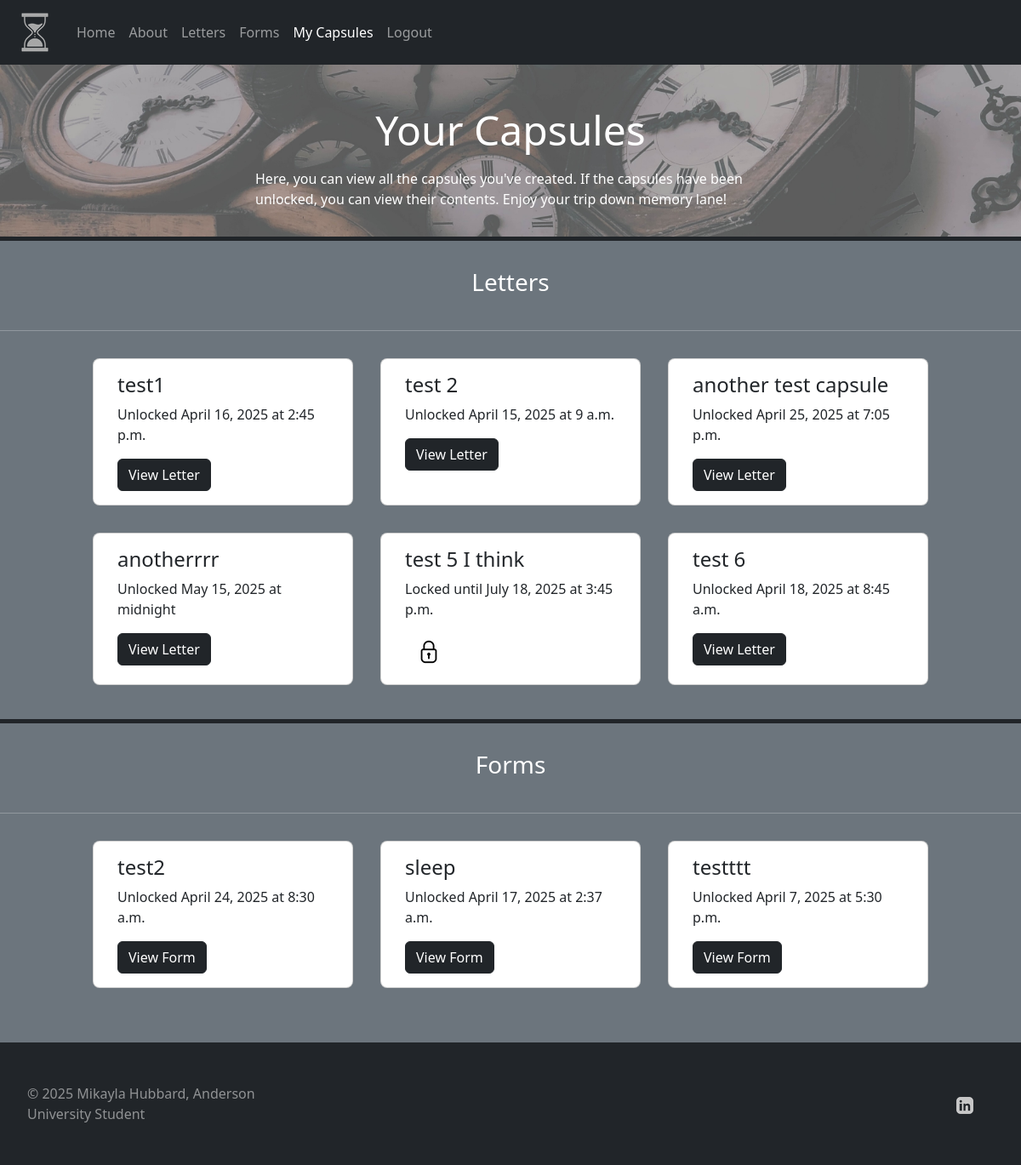
Before: /capsules/ (signed in) with the older database file.
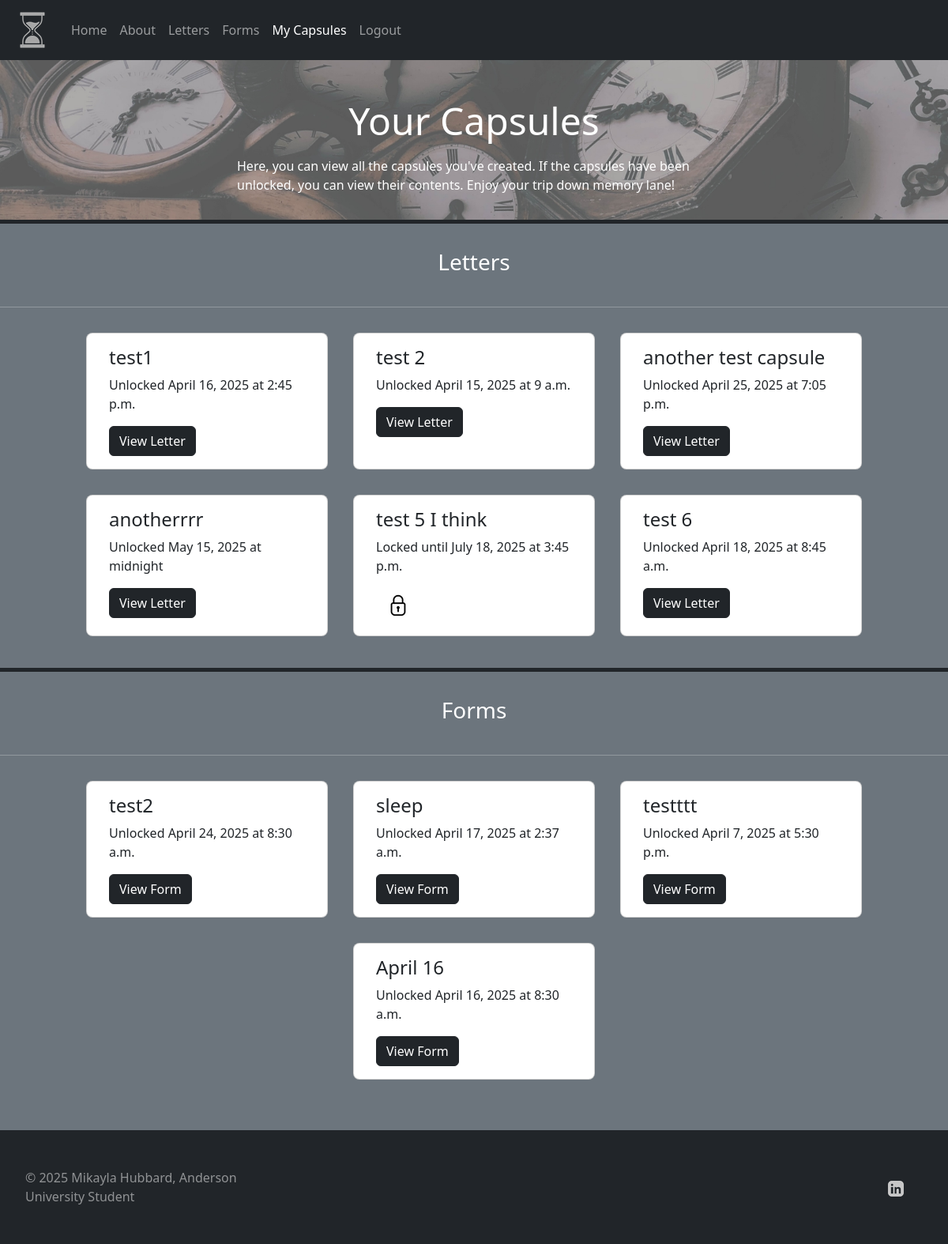
After: the same page with the newer database file.
### time_capsule/models.py (models this page shows, shortened)
class LetterCapsule(models.Model):
    user = models.ForeignKey(User, on_delete=models.CASCADE)
    capsule_name = models.CharField(max_length=255)
    content = models.CharField(max_length=5000)
    date = models.DateField()
    time = models.TimeField()
    locked = models.BooleanField(default=True)
    def checkIfLocked(self):
        currentDate = datetime.now().date()
        currentTime = datetime.now().time()
        if currentDate > self.date or (currentDate == self.date and currentTime > self.time):
            self.locked = False
        else:
            self.locked = True

class QuestionCapsule(models.Model):
    user = models.ForeignKey(User, on_delete=models.CASCADE)
    capsule_name = models.CharField(max_length=255)
    date = models.DateField(default=datetime.now)
    time = models.TimeField(default=datetime.now)
    year = models.CharField(max_length=1000, default="empty")
    weather = models.CharField(max_length=1000, default="empty")
    living = models.CharField(max_length=1000, default="empty")
    occupation = models.CharField(max_length=1000, default="empty")
    song = models.CharField(max_length=1000, default="empty")
    book = models.CharField(max_length=1000, default="empty")
    show = models.CharField(max_length=1000, default="empty")
    foods = models.CharField(max_length=1000, default="empty")
    dislikes = models.CharField(max_length=1000, default="empty")
    memory = models.CharField(max_length=1000, default="empty")
    goals = models.CharField(max_length=1000, default="empty")
    best = models.CharField(max_length=1000, default="empty")
    future = models.CharField(max_length=1000, default="empty")
    message = models.CharField(max_length=1000, default="empty")
    locked = models.BooleanField(default=True)
    def checkIfLocked(self):
        currentDate = datetime.now().date()
        currentTime = datetime.now().time()
        if currentDate > self.date or (currentDate == self.date and currentTime > self.time):
            self.locked = False
        else:
            self.locked = True

### time_capsule/views.py (the view)
# urls.py: path('capsules/', views.capsules, name='capsules'),
def capsules(request):
    current_user = request.user
    if current_user.is_authenticated:
        letters = LetterCapsule.objects.filter(user = current_user)
        forms = QuestionCapsule.objects.filter(user = current_user)
        for letter in letters:
            letter.checkIfLocked()
        for form in forms:
            form.checkIfLocked()
    else:
        letters = []
        forms = []
    context = {
        'user': current_user,
        'letters': letters,
        'forms': forms,
    }
    return render(request, 'capsules.html', context)

### time_capsule/templates/capsules.html (shortened to what the changed rows need)
<!DOCTYPE html>
<html lang="en">
  <head>
    <link
      href="https://cdn.jsdelivr.net/npm/bootstrap@5.3.3/dist/css/bootstrap.min.css"
      rel="stylesheet"
    />
    {% load static %}
    <link rel="stylesheet", type="text/css", href="{%static 'time_capsule/styles.css' %}">
    <link rel="stylesheet", href = "{%static 'time_capsule/custom.scss'%}">
  </head>
  <body class="bg-secondary text-white">
              {%load static%}
    <div>
      {% if user.is_authenticated %}
      {% load static %}
      <div class = "row justify-content-center border-bottom border-dark border-5 pb-4">
      {% for letter in letters %}
      {% if letter.locked %}
        <div class="col-3 card m-3 rounded-3">
            <div class="card-body">
              <h4 class="card-title">{{letter.capsule_name}}</h4>
              <p class="card-text">Locked until {{letter.date}} at {{letter.time}}</p>
              {% load static %}
              <a href="#" class="btn btn-bg-disabled"><img src="{% static 'time_capsule/lock.png'%}" alt="lock"></a>
      {% else %}
          <div class="col-3 card m-3 rounded-3">
            <div class="card-body">
              <h4 class="card-title">{{letter.capsule_name}}</h4>
              <p class="card-text">Unlocked {{letter.date}} at {{letter.time}}</p>
              <a href="{% url 'view_letter' letter.id %}"  class="btn btn-dark">View Letter</a>
            {%endif%}
          </div>
        </div>
      {%endfor%}
      </div>
      <div class = "row justify-content-center pb-4">
        {% for form in forms %}
          {% if form.locked %}
                {% load static %}
          {% else %}
            <div class="col-3 card m-3 rounded-3">
              <div class="card-body">
                <h4 class="card-title">{{form.capsule_name}}</h4>
                <p class="card-text">Unlocked {{form.date}} at {{form.time}}</p>
                <a href="{% url 'view_form' form.id %}" class="btn btn-dark">View Form</a>
              </div>
          {%endif%}
          </div>
        {%endfor%}
        </div>
      {% endif %}
    </div>
            {%load static%}
  </body>
</html>

Changed rows visible on the page:
added QuestionCapsule: capsule_name "April 16", date "April 16, 2025", time "8:30 a.m."
